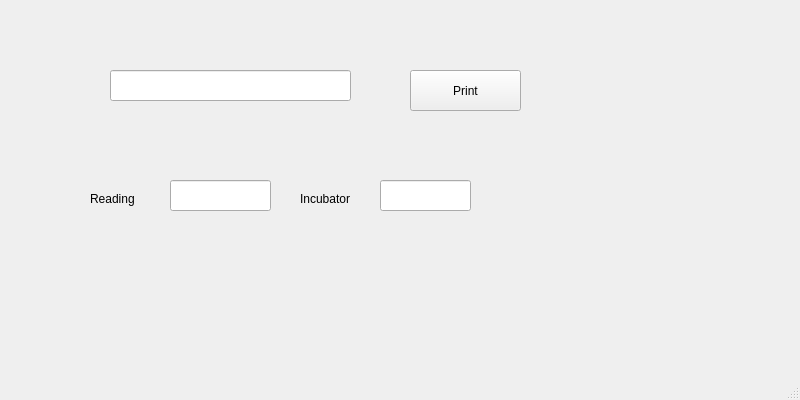
<?xml version="1.0" encoding="UTF-8"?>
<ui version="4.0">
 <class>MainWindow</class>
 <widget class="QMainWindow" name="MainWindow">
  <property name="geometry">
   <rect>
    <x>0</x>
    <y>0</y>
    <width>800</width>
    <height>400</height>
   </rect>
  </property>
  <property name="windowTitle">
   <string>MainWindow</string>
  </property>
  <widget class="QWidget" name="centralWidget">
   <widget class="QLineEdit" name="lineEdit">
    <property name="geometry">
     <rect>
      <x>110</x>
      <y>70</y>
      <width>241</width>
      <height>31</height>
     </rect>
    </property>
   </widget>
   <widget class="QPushButton" name="pushButton">
    <property name="geometry">
     <rect>
      <x>410</x>
      <y>70</y>
      <width>111</width>
      <height>41</height>
     </rect>
    </property>
    <property name="text">
     <string>Print</string>
    </property>
   </widget>
   <widget class="QLineEdit" name="lineEdit_2">
    <property name="geometry">
     <rect>
      <x>170</x>
      <y>180</y>
      <width>101</width>
      <height>31</height>
     </rect>
    </property>
   </widget>
   <widget class="QLineEdit" name="lineEdit_3">
    <property name="geometry">
     <rect>
      <x>380</x>
      <y>180</y>
      <width>91</width>
      <height>31</height>
     </rect>
    </property>
   </widget>
   <widget class="QLabel" name="label">
    <property name="geometry">
     <rect>
      <x>90</x>
      <y>190</y>
      <width>64</width>
      <height>17</height>
     </rect>
    </property>
    <property name="text">
     <string>Reading</string>
    </property>
   </widget>
   <widget class="QLabel" name="label_2">
    <property name="geometry">
     <rect>
      <x>300</x>
      <y>190</y>
      <width>64</width>
      <height>17</height>
     </rect>
    </property>
    <property name="text">
     <string>Incubator</string>
    </property>
   </widget>
  </widget>
  <widget class="QStatusBar" name="statusBar"/>
 </widget>
 <layoutdefault spacing="6" margin="11"/>
 <resources/>
 <connections/>
</ui>
